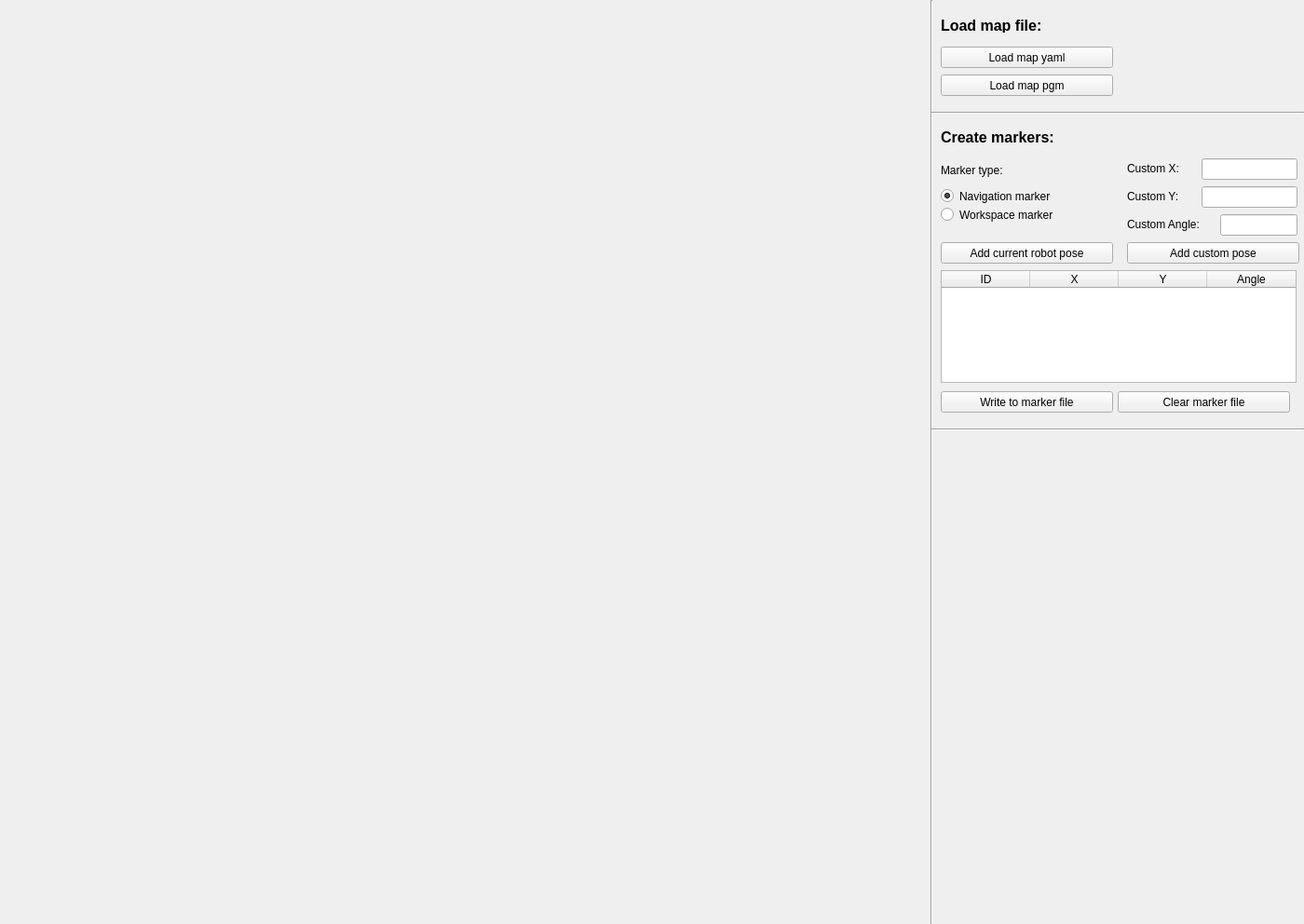
<?xml version="1.0" encoding="UTF-8"?>
<ui version="4.0">
 <class>MapMarker</class>
 <widget class="QMainWindow" name="MapMarker">
  <property name="geometry">
   <rect>
    <x>0</x>
    <y>0</y>
    <width>1400</width>
    <height>992</height>
   </rect>
  </property>
  <property name="windowTitle">
   <string>MapMarker</string>
  </property>
  <widget class="QWidget" name="centralWidget">
   <widget class="QPushButton" name="btnLoadYaml">
    <property name="geometry">
     <rect>
      <x>1010</x>
      <y>50</y>
      <width>185</width>
      <height>23</height>
     </rect>
    </property>
    <property name="text">
     <string>Load map yaml</string>
    </property>
   </widget>
   <widget class="QPushButton" name="btnLoadMap">
    <property name="geometry">
     <rect>
      <x>1010</x>
      <y>80</y>
      <width>185</width>
      <height>23</height>
     </rect>
    </property>
    <property name="text">
     <string>Load map pgm</string>
    </property>
   </widget>
   <widget class="Line" name="lineV">
    <property name="geometry">
     <rect>
      <x>999</x>
      <y>0</y>
      <width>2</width>
      <height>992</height>
     </rect>
    </property>
    <property name="orientation">
     <enum>Qt::Vertical</enum>
    </property>
   </widget>
   <widget class="QPushButton" name="btnWriteYaml">
    <property name="geometry">
     <rect>
      <x>1010</x>
      <y>420</y>
      <width>185</width>
      <height>23</height>
     </rect>
    </property>
    <property name="text">
     <string>Write to marker file</string>
    </property>
   </widget>
   <widget class="QPushButton" name="btnClearYaml">
    <property name="geometry">
     <rect>
      <x>1200</x>
      <y>420</y>
      <width>185</width>
      <height>23</height>
     </rect>
    </property>
    <property name="text">
     <string>Clear marker file</string>
    </property>
   </widget>
   <widget class="QPushButton" name="btnAddCurrentPose">
    <property name="geometry">
     <rect>
      <x>1010</x>
      <y>260</y>
      <width>185</width>
      <height>23</height>
     </rect>
    </property>
    <property name="text">
     <string>Add current robot pose</string>
    </property>
   </widget>
   <widget class="QPushButton" name="btnAddCustomPose">
    <property name="geometry">
     <rect>
      <x>1210</x>
      <y>260</y>
      <width>185</width>
      <height>23</height>
     </rect>
    </property>
    <property name="text">
     <string>Add custom pose</string>
    </property>
   </widget>
   <widget class="QLineEdit" name="inpCustomX">
    <property name="geometry">
     <rect>
      <x>1290</x>
      <y>170</y>
      <width>103</width>
      <height>23</height>
     </rect>
    </property>
   </widget>
   <widget class="QLabel" name="lblXpos">
    <property name="geometry">
     <rect>
      <x>1210</x>
      <y>172</y>
      <width>90</width>
      <height>18</height>
     </rect>
    </property>
    <property name="text">
     <string>Custom X:</string>
    </property>
   </widget>
   <widget class="QLineEdit" name="inpCustomY">
    <property name="geometry">
     <rect>
      <x>1290</x>
      <y>200</y>
      <width>103</width>
      <height>23</height>
     </rect>
    </property>
   </widget>
   <widget class="QLabel" name="lblYpos">
    <property name="geometry">
     <rect>
      <x>1210</x>
      <y>202</y>
      <width>90</width>
      <height>18</height>
     </rect>
    </property>
    <property name="text">
     <string>Custom Y:</string>
    </property>
   </widget>
   <widget class="QLineEdit" name="inpCustomAngle">
    <property name="geometry">
     <rect>
      <x>1310</x>
      <y>230</y>
      <width>83</width>
      <height>23</height>
     </rect>
    </property>
   </widget>
   <widget class="QLabel" name="lblAnglepos">
    <property name="geometry">
     <rect>
      <x>1210</x>
      <y>232</y>
      <width>103</width>
      <height>18</height>
     </rect>
    </property>
    <property name="text">
     <string>Custom Angle:</string>
    </property>
   </widget>
   <widget class="QRadioButton" name="radioWorkspace">
    <property name="geometry">
     <rect>
      <x>1010</x>
      <y>220</y>
      <width>185</width>
      <height>21</height>
     </rect>
    </property>
    <property name="focusPolicy">
     <enum>Qt::NoFocus</enum>
    </property>
    <property name="text">
     <string>Workspace marker</string>
    </property>
   </widget>
   <widget class="QRadioButton" name="radioNav">
    <property name="geometry">
     <rect>
      <x>1010</x>
      <y>200</y>
      <width>185</width>
      <height>21</height>
     </rect>
    </property>
    <property name="focusPolicy">
     <enum>Qt::NoFocus</enum>
    </property>
    <property name="text">
     <string>Navigation marker</string>
    </property>
    <property name="checked">
     <bool>true</bool>
    </property>
   </widget>
   <widget class="QLabel" name="lblMarkertype">
    <property name="geometry">
     <rect>
      <x>1010</x>
      <y>175</y>
      <width>185</width>
      <height>15</height>
     </rect>
    </property>
    <property name="text">
     <string>Marker type:</string>
    </property>
   </widget>
   <widget class="Line" name="lineH1">
    <property name="geometry">
     <rect>
      <x>1000</x>
      <y>120</y>
      <width>400</width>
      <height>3</height>
     </rect>
    </property>
    <property name="orientation">
     <enum>Qt::Horizontal</enum>
    </property>
   </widget>
   <widget class="QLabel" name="lblLoadMap">
    <property name="geometry">
     <rect>
      <x>1010</x>
      <y>20</y>
      <width>180</width>
      <height>15</height>
     </rect>
    </property>
    <property name="font">
     <font>
      <pointsize>12</pointsize>
      <weight>75</weight>
      <bold>true</bold>
     </font>
    </property>
    <property name="text">
     <string>Load map file:</string>
    </property>
   </widget>
   <widget class="QLabel" name="lblCreateMarkers">
    <property name="geometry">
     <rect>
      <x>1010</x>
      <y>140</y>
      <width>180</width>
      <height>15</height>
     </rect>
    </property>
    <property name="font">
     <font>
      <pointsize>12</pointsize>
      <weight>75</weight>
      <bold>true</bold>
     </font>
    </property>
    <property name="text">
     <string>Create markers:</string>
    </property>
   </widget>
   <widget class="Line" name="lineH2">
    <property name="geometry">
     <rect>
      <x>1000</x>
      <y>460</y>
      <width>400</width>
      <height>3</height>
     </rect>
    </property>
    <property name="orientation">
     <enum>Qt::Horizontal</enum>
    </property>
   </widget>
   <widget class="QTableWidget" name="tableWidget">
    <property name="geometry">
     <rect>
      <x>1010</x>
      <y>290</y>
      <width>382</width>
      <height>121</height>
     </rect>
    </property>
    <property name="rowCount">
     <number>0</number>
    </property>
    <attribute name="horizontalHeaderDefaultSectionSize">
     <number>95</number>
    </attribute>
    <column>
     <property name="text">
      <string>ID</string>
     </property>
    </column>
    <column>
     <property name="text">
      <string>X</string>
     </property>
    </column>
    <column>
     <property name="text">
      <string>Y</string>
     </property>
    </column>
    <column>
     <property name="text">
      <string>Angle</string>
     </property>
    </column>
   </widget>
  </widget>
 </widget>
 <layoutdefault spacing="6" margin="11"/>
 <resources/>
 <connections/>
</ui>
